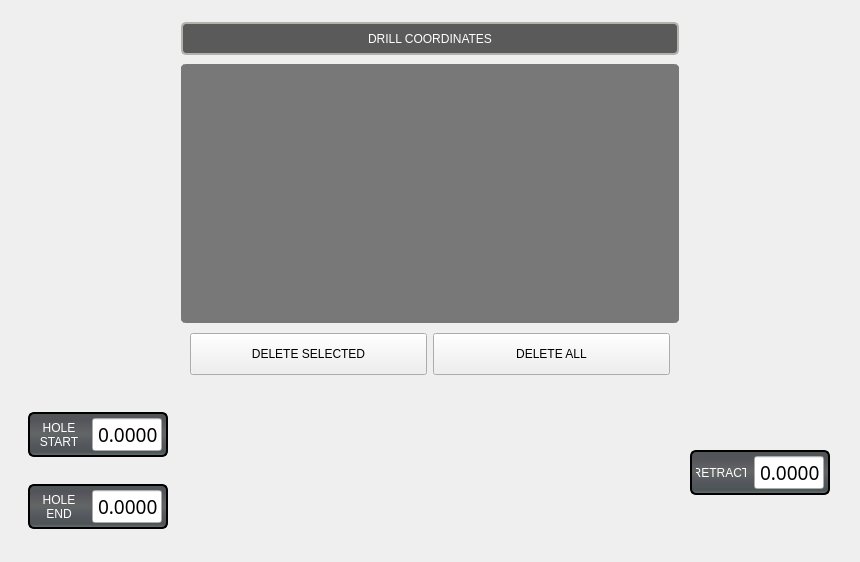
    <widget class="QWidget" name="widget" native="true">
     <property name="maximumSize">
      <size>
       <width>16777215</width>
       <height>580</height>
      </size>
     </property>
     <layout class="QHBoxLayout" name="horizontalLayout_2">
      <property name="spacing">
       <number>30</number>
      </property>
      <item alignment="Qt::AlignHCenter|Qt::AlignVCenter">
       <widget class="QWidget" name="widget" native="true">
        <property name="sizePolicy">
         <sizepolicy hsizetype="Preferred" vsizetype="Preferred">
          <horstretch>0</horstretch>
          <verstretch>0</verstretch>
         </sizepolicy>
        </property>
        <property name="minimumSize">
         <size>
          <width>0</width>
          <height>540</height>
         </size>
        </property>
        <property name="maximumSize">
         <size>
          <width>16777215</width>
          <height>565</height>
         </size>
        </property>
        <layout class="QVBoxLayout" name="verticalLayout">
         <property name="topMargin">
          <number>1</number>
         </property>
         <item alignment="Qt::AlignHCenter">
          <widget class="QWidget" name="widget" native="true">
           <property name="maximumSize">
            <size>
             <width>880</width>
             <height>16777215</height>
            </size>
           </property>
           <layout class="QVBoxLayout" name="verticalLayout_2">
            <property name="bottomMargin">
             <number>1</number>
            </property>
            <item>
             <widget class="QWidget" name="widget_2" native="true">
              <property name="sizePolicy">
               <sizepolicy hsizetype="Fixed" vsizetype="Preferred">
                <horstretch>0</horstretch>
                <verstretch>0</verstretch>
               </sizepolicy>
              </property>
              <property name="minimumSize">
               <size>
                <width>500</width>
                <height>0</height>
               </size>
              </property>
              <layout class="QVBoxLayout" name="verticalLayout_4">
               <property name="spacing">
                <number>9</number>
               </property>
               <property name="leftMargin">
                <number>1</number>
               </property>
               <property name="topMargin">
                <number>1</number>
               </property>
               <property name="rightMargin">
                <number>1</number>
               </property>
               <property name="bottomMargin">
                <number>1</number>
               </property>
               <item>
                <widget class="QLabel" name="xy_coord_header">
                 <property name="minimumSize">
                  <size>
                   <width>0</width>
                   <height>33</height>
                  </size>
                 </property>
                 <property name="maximumSize">
                  <size>
                   <width>16777215</width>
                   <height>33</height>
                  </size>
                 </property>
                 <property name="styleSheet">
                  <string notr="true">QLabel{
    border-style: solid;
    border-color: rgb(176, 179, 172);
    border-width: 2px;
    border-radius: 5px;
    color: white;
    background: rgb(90, 90, 90);
	font: 15pt &quot;Bebas Kai&quot;;
}</string>
                 </property>
                 <property name="text">
                  <string>DRILL COORDINATES</string>
                 </property>
                 <property name="alignment">
                  <set>Qt::AlignCenter</set>
                 </property>
                </widget>
               </item>
               <item>
                <widget class="QTableView" name="xy_coord_input">
                 <property name="styleSheet">
                  <string notr="true">QTableView,
QHeaderView {
    font: 14pt &quot;Bebas Kai&quot;;
	background-color: rgb(220, 220, 220);
	color: black;
    border: none;
}

QTableView {
   	border-top: 8px rgb(120, 120, 120);
	border-left: 4px  rgb(120, 120, 120);
	border-bottom: 5px rgb(120, 120, 120);
	border-right: 4px rgb(120, 120, 120);
	border-radius: 5px;
	border-color: rgb(120, 120, 120);
	border-style: solid;
	background-color: rgb(120, 120, 120);
    gridline-color: rgb(203, 203, 203);
	alternate-background-color: rgb(90, 90, 90);
}</string>
                 </property>
                 <attribute name="horizontalHeaderDefaultSectionSize">
                  <number>200</number>
                 </attribute>
                 <attribute name="horizontalHeaderStretchLastSection">
                  <bool>true</bool>
                 </attribute>
                </widget>
               </item>
               <item>
                <widget class="QWidget" name="widget" native="true">
                 <layout class="QHBoxLayout" name="horizontalLayout_3">
                  <property name="topMargin">
                   <number>1</number>
                  </property>
                  <item>
                   <widget class="QPushButton" name="delete_selected_input">
                    <property name="minimumSize">
                     <size>
                      <width>150</width>
                      <height>42</height>
                     </size>
                    </property>
                    <property name="maximumSize">
                     <size>
                      <width>16777215</width>
                      <height>42</height>
                     </size>
                    </property>
                    <property name="styleSheet">
                     <string notr="true">font: 14pt &quot;Bebas Kai&quot;;</string>
                    </property>
                    <property name="text">
                     <string>DELETE SELECTED</string>
                    </property>
                   </widget>
                  </item>
                  <item>
                   <widget class="QPushButton" name="delete_all_input">
                    <property name="minimumSize">
                     <size>
                      <width>150</width>
                      <height>42</height>
                     </size>
                    </property>
                    <property name="maximumSize">
                     <size>
                      <width>16777215</width>
                      <height>42</height>
                     </size>
                    </property>
                    <property name="styleSheet">
                     <string notr="true">font: 14pt &quot;Bebas Kai&quot;;</string>
                    </property>
                    <property name="text">
                     <string>DELETE ALL</string>
                    </property>
                   </widget>
                  </item>
                 </layout>
                </widget>
               </item>
              </layout>
             </widget>
            </item>
           </layout>
          </widget>
         </item>
         <item alignment="Qt::AlignHCenter|Qt::AlignVCenter">
          <widget class="QWidget" name="widget" native="true">
           <property name="minimumSize">
            <size>
             <width>820</width>
             <height>150</height>
            </size>
           </property>
           <property name="maximumSize">
            <size>
             <width>800</width>
             <height>150</height>
            </size>
           </property>
           <widget class="QLabel" name="label">
            <property name="geometry">
             <rect>
              <x>124</x>
              <y>4</y>
              <width>555</width>
              <height>140</height>
             </rect>
            </property>
            <property name="sizePolicy">
             <sizepolicy hsizetype="Fixed" vsizetype="Fixed">
              <horstretch>0</horstretch>
              <verstretch>0</verstretch>
             </sizepolicy>
            </property>
            <property name="minimumSize">
             <size>
              <width>555</width>
              <height>140</height>
             </size>
            </property>
            <property name="maximumSize">
             <size>
              <width>555</width>
              <height>140</height>
             </size>
            </property>
            <property name="text">
             <string/>
            </property>
            <property name="pixmap">
             <pixmap>images/drill_block_front.png</pixmap>
            </property>
            <property name="alignment">
             <set>Qt::AlignHCenter|Qt::AlignTop</set>
            </property>
           </widget>
           <widget class="QFrame" name="frame_55">
            <property name="geometry">
             <rect>
              <x>670</x>
              <y>58</y>
              <width>140</width>
              <height>45</height>
             </rect>
            </property>
            <property name="sizePolicy">
             <sizepolicy hsizetype="Fixed" vsizetype="Fixed">
              <horstretch>0</horstretch>
              <verstretch>0</verstretch>
             </sizepolicy>
            </property>
            <property name="minimumSize">
             <size>
              <width>140</width>
              <height>45</height>
             </size>
            </property>
            <property name="maximumSize">
             <size>
              <width>140</width>
              <height>45</height>
             </size>
            </property>
            <property name="styleSheet">
             <string notr="true">.QFrame{
    border-style: solid;
    border-color: black;
    border-width: 2px;
    border-radius: 6px;
    color: rgb(238, 238, 236);
	background-color: qlineargradient(spread:pad, x1:0, y1:0, x2:0, y2:1, stop:0 rgb(81, 86, 85), stop:0.489795 rgb(99, 102, 102), stop:0.699799 rgb(85, 88, 94), stop:0.90444 rgb(77, 84, 86), stop:0.160246 rgb(83, 84, 91), stop:1 rgb(109, 115, 118));
}</string>
            </property>
            <layout class="QHBoxLayout" name="horizontalLayout_215">
             <property name="leftMargin">
              <number>2</number>
             </property>
             <property name="topMargin">
              <number>2</number>
             </property>
             <property name="rightMargin">
              <number>2</number>
             </property>
             <property name="bottomMargin">
              <number>2</number>
             </property>
             <item>
              <widget class="QLabel" name="label_149">
               <property name="sizePolicy">
                <sizepolicy hsizetype="Fixed" vsizetype="Fixed">
                 <horstretch>0</horstretch>
                 <verstretch>0</verstretch>
                </sizepolicy>
               </property>
               <property name="minimumSize">
                <size>
                 <width>50</width>
                 <height>33</height>
                </size>
               </property>
               <property name="maximumSize">
                <size>
                 <width>35</width>
                 <height>33</height>
                </size>
               </property>
               <property name="styleSheet">
                <string notr="true">QLabel{
font: 75 13pt &quot;Bebas Kai&quot;;
color: rgb(255, 255, 255);
}</string>
               </property>
               <property name="text">
                <string>RETRACT</string>
               </property>
               <property name="alignment">
                <set>Qt::AlignCenter</set>
               </property>
               <property name="wordWrap">
                <bool>true</bool>
               </property>
              </widget>
             </item>
             <item>
              <widget class="FloatLineEdit" name="retract_height_input">
               <property name="sizePolicy">
                <sizepolicy hsizetype="Expanding" vsizetype="Fixed">
                 <horstretch>70</horstretch>
                 <verstretch>33</verstretch>
                </sizepolicy>
               </property>
               <property name="maximumSize">
                <size>
                 <width>70</width>
                 <height>33</height>
                </size>
               </property>
               <property name="font">
                <font>
                 <family>BebasKai</family>
                 <pointsize>14</pointsize>
                </font>
               </property>
               <property name="styleSheet">
                <string notr="true">QLabel {
    border-style: transparent;
    border-color: rgb(235, 235, 235);
    border-width: 1px;
    border-radius: 5px;
    color: black;
    background: white;
	font: 14pt &quot;Bebas Kai&quot;;
}</string>
               </property>
               <property name="text">
                <string>0.0000</string>
               </property>
               <property name="alignment">
                <set>Qt::AlignRight|Qt::AlignTrailing|Qt::AlignVCenter</set>
               </property>
               <property name="format_string" stdset="0">
                <string>{0:.4f}</string>
               </property>
               <property name="bottom" stdset="0">
                <double>-179769313486231570814527423731704356798070567525844996598917476803157260780028538760589558632766878171540458953514382464234321326889464182768467546703537516986049910576551282076245490090389328944075868508455133942304583236903222948165808559332123348274797826204144723168738177180919299881250404026184124858368.000000000000000</double>
               </property>
              </widget>
             </item>
            </layout>
           </widget>
           <widget class="QFrame" name="frame_57">
            <property name="geometry">
             <rect>
              <x>8</x>
              <y>92</y>
              <width>140</width>
              <height>45</height>
             </rect>
            </property>
            <property name="sizePolicy">
             <sizepolicy hsizetype="Fixed" vsizetype="Fixed">
              <horstretch>0</horstretch>
              <verstretch>0</verstretch>
             </sizepolicy>
            </property>
            <property name="minimumSize">
             <size>
              <width>140</width>
              <height>45</height>
             </size>
            </property>
            <property name="maximumSize">
             <size>
              <width>140</width>
              <height>45</height>
             </size>
            </property>
            <property name="styleSheet">
             <string notr="true">.QFrame{
    border-style: solid;
    border-color: black;
    border-width: 2px;
    border-radius: 6px;
    color: rgb(238, 238, 236);
	background-color: qlineargradient(spread:pad, x1:0, y1:0, x2:0, y2:1, stop:0 rgb(81, 86, 85), stop:0.489795 rgb(99, 102, 102), stop:0.699799 rgb(85, 88, 94), stop:0.90444 rgb(77, 84, 86), stop:0.160246 rgb(83, 84, 91), stop:1 rgb(109, 115, 118));
}</string>
            </property>
            <layout class="QHBoxLayout" name="horizontalLayout_217">
             <property name="leftMargin">
              <number>2</number>
             </property>
             <property name="topMargin">
              <number>2</number>
             </property>
             <property name="rightMargin">
              <number>2</number>
             </property>
             <property name="bottomMargin">
              <number>2</number>
             </property>
             <item>
              <widget class="QLabel" name="label_153">
               <property name="sizePolicy">
                <sizepolicy hsizetype="Fixed" vsizetype="Fixed">
                 <horstretch>0</horstretch>
                 <verstretch>0</verstretch>
                </sizepolicy>
               </property>
               <property name="minimumSize">
                <size>
                 <width>50</width>
                 <height>33</height>
                </size>
               </property>
               <property name="maximumSize">
                <size>
                 <width>50</width>
                 <height>33</height>
                </size>
               </property>
               <property name="styleSheet">
                <string notr="true">QLabel{
font: 75 13pt &quot;Bebas Kai&quot;;
color: rgb(255, 255, 255);
}</string>
               </property>
               <property name="text">
                <string>HOLE END</string>
               </property>
               <property name="alignment">
                <set>Qt::AlignCenter</set>
               </property>
               <property name="wordWrap">
                <bool>true</bool>
               </property>
              </widget>
             </item>
             <item>
              <widget class="FloatLineEdit" name="z_end_input">
               <property name="sizePolicy">
                <sizepolicy hsizetype="Expanding" vsizetype="Fixed">
                 <horstretch>70</horstretch>
                 <verstretch>33</verstretch>
                </sizepolicy>
               </property>
               <property name="maximumSize">
                <size>
                 <width>70</width>
                 <height>33</height>
                </size>
               </property>
               <property name="font">
                <font>
                 <family>BebasKai</family>
                 <pointsize>14</pointsize>
                </font>
               </property>
               <property name="styleSheet">
                <string notr="true">QLabel {
    border-style: transparent;
    border-color: rgb(235, 235, 235);
    border-width: 1px;
    border-radius: 5px;
    color: black;
    background: white;
	font: 14pt &quot;Bebas Kai&quot;;
}</string>
               </property>
               <property name="text">
                <string>0.0000</string>
               </property>
               <property name="alignment">
                <set>Qt::AlignRight|Qt::AlignTrailing|Qt::AlignVCenter</set>
               </property>
               <property name="format_string" stdset="0">
                <string>{0:.4f}</string>
               </property>
               <property name="bottom" stdset="0">
                <double>-179769313486231570814527423731704356798070567525844996598917476803157260780028538760589558632766878171540458953514382464234321326889464182768467546703537516986049910576551282076245490090389328944075868508455133942304583236903222948165808559332123348274797826204144723168738177180919299881250404026184124858368.000000000000000</double>
               </property>
              </widget>
             </item>
            </layout>
           </widget>
           <widget class="QFrame" name="frame_56">
            <property name="geometry">
             <rect>
              <x>8</x>
              <y>20</y>
              <width>140</width>
              <height>45</height>
             </rect>
            </property>
            <property name="sizePolicy">
             <sizepolicy hsizetype="Fixed" vsizetype="Fixed">
              <horstretch>0</horstretch>
              <verstretch>0</verstretch>
             </sizepolicy>
            </property>
            <property name="minimumSize">
             <size>
              <width>140</width>
              <height>45</height>
             </size>
            </property>
            <property name="maximumSize">
             <size>
              <width>140</width>
              <height>45</height>
             </size>
            </property>
            <property name="styleSheet">
             <string notr="true">.QFrame{
    border-style: solid;
    border-color: black;
    border-width: 2px;
    border-radius: 6px;
    color: rgb(238, 238, 236);
	background-color: qlineargradient(spread:pad, x1:0, y1:0, x2:0, y2:1, stop:0 rgb(81, 86, 85), stop:0.489795 rgb(99, 102, 102), stop:0.699799 rgb(85, 88, 94), stop:0.90444 rgb(77, 84, 86), stop:0.160246 rgb(83, 84, 91), stop:1 rgb(109, 115, 118));
}</string>
            </property>
            <layout class="QHBoxLayout" name="horizontalLayout_219">
             <property name="leftMargin">
              <number>2</number>
             </property>
             <property name="topMargin">
              <number>2</number>
             </property>
             <property name="rightMargin">
              <number>2</number>
             </property>
             <property name="bottomMargin">
              <number>2</number>
             </property>
             <item>
              <widget class="QLabel" name="label_154">
               <property name="sizePolicy">
                <sizepolicy hsizetype="Fixed" vsizetype="Fixed">
                 <horstretch>0</horstretch>
                 <verstretch>0</verstretch>
                </sizepolicy>
               </property>
               <property name="minimumSize">
                <size>
                 <width>50</width>
                 <height>33</height>
                </size>
               </property>
               <property name="maximumSize">
                <size>
                 <width>50</width>
                 <height>33</height>
                </size>
               </property>
               <property name="styleSheet">
                <string notr="true">QLabel{
font: 75 13pt &quot;Bebas Kai&quot;;
color: rgb(255, 255, 255);
}</string>
               </property>
               <property name="text">
                <string>HOLE START</string>
               </property>
               <property name="alignment">
                <set>Qt::AlignCenter</set>
               </property>
               <property name="wordWrap">
                <bool>true</bool>
               </property>
              </widget>
             </item>
             <item>
              <widget class="FloatLineEdit" name="z_start_input">
               <property name="sizePolicy">
                <sizepolicy hsizetype="Expanding" vsizetype="Fixed">
                 <horstretch>70</horstretch>
                 <verstretch>33</verstretch>
                </sizepolicy>
               </property>
               <property name="maximumSize">
                <size>
                 <width>70</width>
                 <height>33</height>
                </size>
               </property>
               <property name="font">
                <font>
                 <family>BebasKai</family>
                 <pointsize>14</pointsize>
                </font>
               </property>
               <property name="styleSheet">
                <string notr="true">QLabel {
    border-style: transparent;
    border-color: rgb(235, 235, 235);
    border-width: 1px;
    border-radius: 5px;
    color: black;
    background: white;
	font: 14pt &quot;Bebas Kai&quot;;
}</string>
               </property>
               <property name="text">
                <string>0.0000</string>
               </property>
               <property name="alignment">
                <set>Qt::AlignRight|Qt::AlignTrailing|Qt::AlignVCenter</set>
               </property>
               <property name="format_string" stdset="0">
                <string>{0:.4f}</string>
               </property>
               <property name="bottom" stdset="0">
                <double>-179769313486231570814527423731704356798070567525844996598917476803157260780028538760589558632766878171540458953514382464234321326889464182768467546703537516986049910576551282076245490090389328944075868508455133942304583236903222948165808559332123348274797826204144723168738177180919299881250404026184124858368.000000000000000</double>
               </property>
              </widget>
             </item>
            </layout>
           </widget>
          </widget>
         </item>
        </layout>
       </widget>
      </item>
     </layout>
    </widget>
